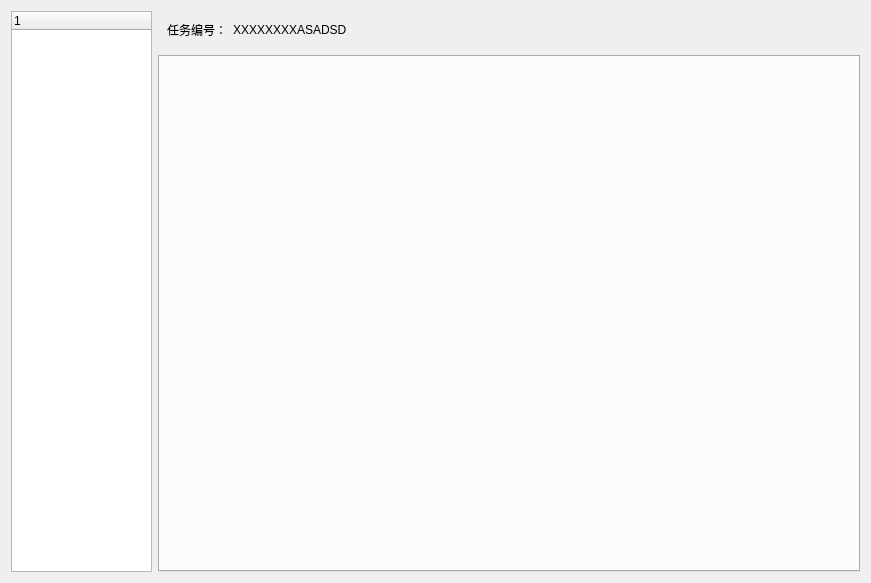
<?xml version="1.0" encoding="UTF-8"?>
<ui version="4.0">
 <class>FaultPageFream</class>
 <widget class="QWidget" name="FaultPageFream">
  <property name="geometry">
   <rect>
    <x>0</x>
    <y>0</y>
    <width>871</width>
    <height>583</height>
   </rect>
  </property>
  <property name="windowTitle">
   <string>Form</string>
  </property>
  <layout class="QHBoxLayout" name="horizontalLayout" stretch="1,5">
   <item>
    <widget class="QTreeWidget" name="treeWidget">
     <column>
      <property name="text">
       <string notr="true">1</string>
      </property>
     </column>
    </widget>
   </item>
   <item>
    <layout class="QVBoxLayout" name="verticalLayout">
     <item>
      <widget class="QWidget" name="widget_4" native="true">
       <layout class="QHBoxLayout" name="horizontalLayout_4">
        <item>
         <widget class="QLabel" name="label_3">
          <property name="text">
           <string>任务编号：</string>
          </property>
         </widget>
        </item>
        <item>
         <widget class="QLabel" name="label_4">
          <property name="text">
           <string>XXXXXXXXASADSD</string>
          </property>
         </widget>
        </item>
        <item>
         <spacer name="horizontalSpacer_9">
          <property name="orientation">
           <enum>Qt::Horizontal</enum>
          </property>
          <property name="sizeHint" stdset="0">
           <size>
            <width>688</width>
            <height>20</height>
           </size>
          </property>
         </spacer>
        </item>
       </layout>
      </widget>
     </item>
     <item>
      <widget class="QTabWidget" name="tabWidget"/>
     </item>
    </layout>
   </item>
  </layout>
 </widget>
 <resources/>
 <connections/>
</ui>
